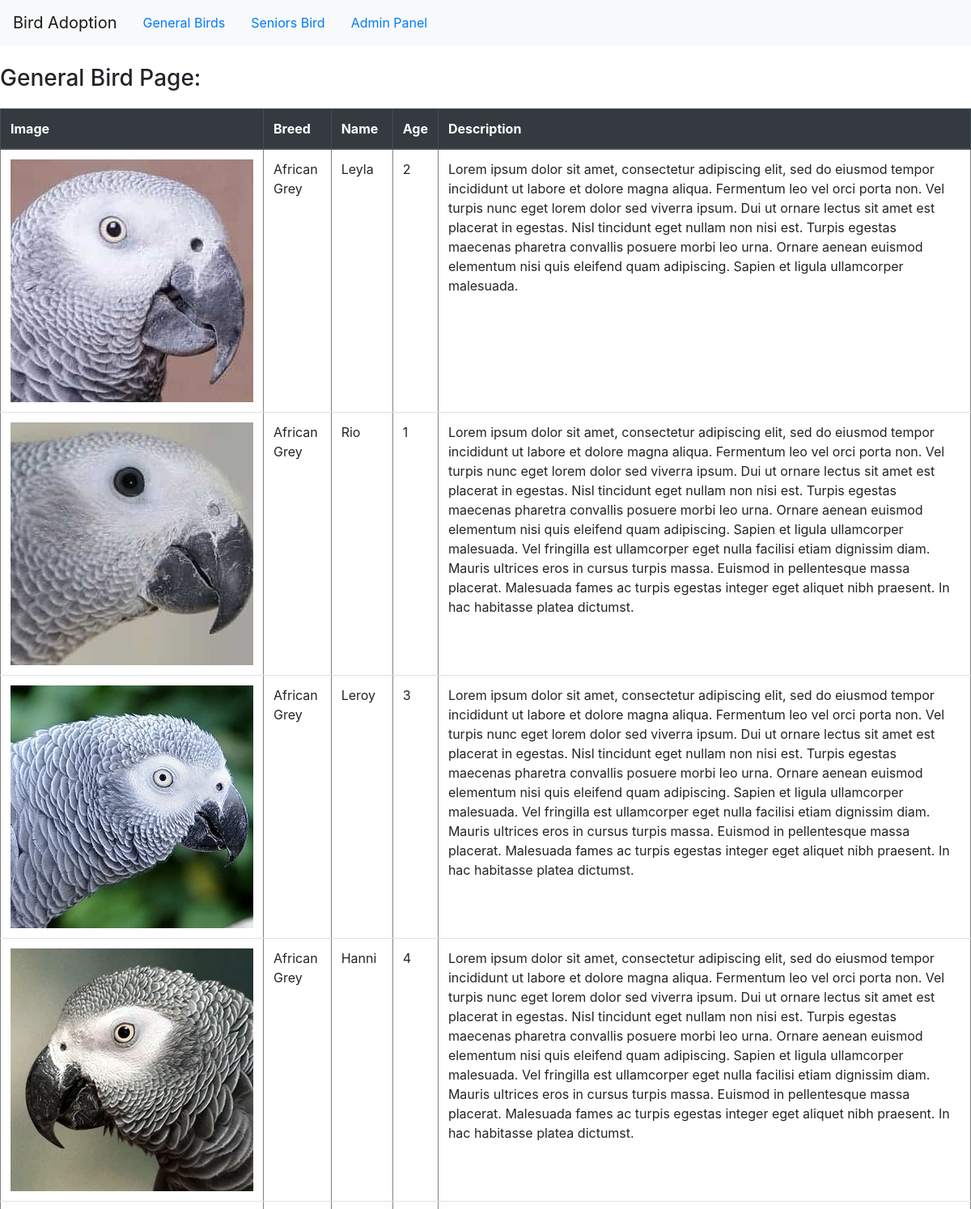
/general.php (upper part), run on the app's committed database.
### tables this page shows
CREATE TABLE `birds` (
  `id` int(11) NOT NULL,
  `bird_img` varchar(250) NOT NULL,
  `bird_breed` varchar(30) DEFAULT NULL,
  `bird_name` varchar(30) DEFAULT NULL,
  `bird_age` varchar(30) DEFAULT NULL,
  `bird_description` text DEFAULT NULL
);

### general.php (the view, shortened to what this page needs)
<?php require_once 'actions/db_connect.php';?>
<!DOCTYPE html>
<html>
<head>
<link rel="stylesheet" href="https://stackpath.bootstrapcdn.com/bootstrap/4.3.1/css/bootstrap.min.css">
</head>
<body>
<nav class="navbar navbar-light bg-light">
  <ul class="nav">
  <li class="nav-item">
    <a class="navbar-brand" href="../cr11_victoria_kahr_birdadoption/home.php">Bird Adoption</a>
  </li>
  <li class="nav-item">
  <a class="nav-link active" href="general.php">General Birds</a>
  </li>
  <li class="nav-item">
    <a class="nav-link" href="seniors.php">Seniors Bird</a>
  </li>
  <li class="nav-item">
    <a class="nav-link" href="birds.php">Admin Panel</a>
  </li>
</ul>
</nav>
<br>
<h3>General Bird Page:</h3>
<div class ="manageBirds table">
   <table  border="1" cellspacing= "0" cellpadding="0">
       <thead class="thead-dark">
           <tr>
               <th>Image</th>
               <th>Breed</th>
               <th>Name</th>
               <th>Age</th>
               <th>Description</th>
           </tr>
       </thead>
       <tbody>
       <?php
           $sql = "SELECT * FROM `birds` WHERE bird_age < 41";
           $result = $conn->query($sql);
            if($result->num_rows > 0) {
                while($row = $result->fetch_assoc()) {
                   echo  "<tr>
                   <td><img src='" . $row['bird_img'] . "' /></td>
                   <td>" .$row['bird_breed']."</td>
                   <td>" .$row['bird_name']."</td>
                   <td>" .$row['bird_age']."</td>
                   <td>" .$row['bird_description']."</td>
                   </tr>" ;
               }
           } else  {
               echo  "<tr><td colspan='5'><center>No Data Avaliable</center></td></tr>";
           }
            ?>
       </tbody>
   </table>
</div>
</body>
</html>

### general.php (style rules this page uses)
table { width: 100%; margin-top: 20px; }

### data on the page
birds: bird_img (picture), bird_breed "African Grey", bird_name "Leyla", bird_age "2", bird_description "Lorem ipsum dolor sit amet, consectetur adipiscing elit, sed do eiusmod tempor incididunt ut labore et dolore magna aliqua. Fermentum leo vel orci porta non. Vel turpis nunc eget lorem dolor sed viverra ipsum. Dui ut ornare lectus sit amet est placerat in egestas. Nisl tincidunt eget nullam non nisi est. Turpis egestas maecenas pharetra convallis posuere morbi leo urna. Ornare aenean euismod elementum nisi quis eleifend quam adipiscing. Sapien et ligula ullamcorper malesuada."
birds: bird_img (picture), bird_breed "African Grey", bird_name "Rio", bird_age "1", bird_description "Lorem ipsum dolor sit amet, consectetur adipiscing elit, sed do eiusmod tempor incididunt ut labore et dolore magna aliqua. Fermentum leo vel orci porta non. Vel turpis nunc eget lorem dolor sed viverra ipsum. Dui ut ornare lectus sit amet est placerat in egestas. Nisl tincidunt eget nullam non nisi est. Turpis egestas maecenas pharetra convallis posuere morbi leo urna. Ornare aenean euismod elementum nisi quis eleifend quam adipiscing. Sapien et ligula ullamcorper malesuada. Vel fringilla est ullamcorper eget nulla facilisi etiam dignissim diam. Mauris ultrices eros in cursus turpis massa. Euismod in pellentesque massa placerat. Malesuada fames ac turpis egestas integer eget aliquet nibh…"
birds: bird_img (picture), bird_breed "African Grey", bird_name "Leroy", bird_age "3", bird_description "Lorem ipsum dolor sit amet, consectetur adipiscing elit, sed do eiusmod tempor incididunt ut labore et dolore magna aliqua. Fermentum leo vel orci porta non. Vel turpis nunc eget lorem dolor sed viverra ipsum. Dui ut ornare lectus sit amet est placerat in egestas. Nisl tincidunt eget nullam non nisi est. Turpis egestas maecenas pharetra convallis posuere morbi leo urna. Ornare aenean euismod elementum nisi quis eleifend quam adipiscing. Sapien et ligula ullamcorper malesuada. Vel fringilla est ullamcorper eget nulla facilisi etiam dignissim diam. Mauris ultrices eros in cursus turpis massa. Euismod in pellentesque massa placerat. Malesuada fames ac turpis egestas integer eget aliquet nibh…"
birds: bird_img (picture), bird_breed "African Grey", bird_name "Hanni", bird_age "4", bird_description "Lorem ipsum dolor sit amet, consectetur adipiscing elit, sed do eiusmod tempor incididunt ut labore et dolore magna aliqua. Fermentum leo vel orci porta non. Vel turpis nunc eget lorem dolor sed viverra ipsum. Dui ut ornare lectus sit amet est placerat in egestas. Nisl tincidunt eget nullam non nisi est. Turpis egestas maecenas pharetra convallis posuere morbi leo urna. Ornare aenean euismod elementum nisi quis eleifend quam adipiscing. Sapien et ligula ullamcorper malesuada. Vel fringilla est ullamcorper eget nulla facilisi etiam dignissim diam. Mauris ultrices eros in cursus turpis massa. Euismod in pellentesque massa placerat. Malesuada fames ac turpis egestas integer eget aliquet nibh…"
